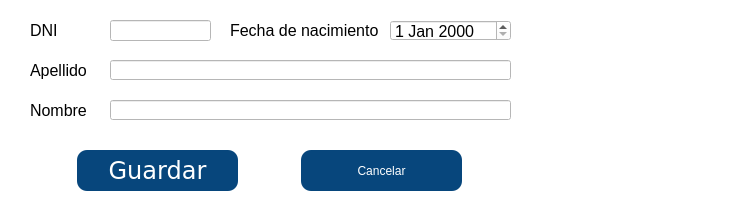
<?xml version="1.0" encoding="UTF-8"?>
<ui version="4.0">
 <class>Dialog</class>
 <widget class="QDialog" name="Dialog">
  <property name="windowModality">
   <enum>Qt::WindowModal</enum>
  </property>
  <property name="geometry">
   <rect>
    <x>0</x>
    <y>0</y>
    <width>754</width>
    <height>214</height>
   </rect>
  </property>
  <property name="minimumSize">
   <size>
    <width>754</width>
    <height>214</height>
   </size>
  </property>
  <property name="maximumSize">
   <size>
    <width>754</width>
    <height>214</height>
   </size>
  </property>
  <property name="windowTitle">
   <string>Profesor</string>
  </property>
  <property name="styleSheet">
   <string notr="true">background-color: rgb(255, 255, 255);</string>
  </property>
  <property name="modal">
   <bool>true</bool>
  </property>
  <widget class="QLabel" name="label_3">
   <property name="geometry">
    <rect>
     <x>30</x>
     <y>100</y>
     <width>61</width>
     <height>21</height>
    </rect>
   </property>
   <property name="font">
    <font>
     <pointsize>12</pointsize>
    </font>
   </property>
   <property name="text">
    <string>Nombre</string>
   </property>
  </widget>
  <widget class="QLineEdit" name="tx_apellido">
   <property name="geometry">
    <rect>
     <x>110</x>
     <y>60</y>
     <width>401</width>
     <height>20</height>
    </rect>
   </property>
   <property name="font">
    <font>
     <family>Tahoma</family>
     <pointsize>12</pointsize>
    </font>
   </property>
   <property name="text">
    <string/>
   </property>
  </widget>
  <widget class="QLabel" name="label">
   <property name="geometry">
    <rect>
     <x>30</x>
     <y>20</y>
     <width>61</width>
     <height>21</height>
    </rect>
   </property>
   <property name="font">
    <font>
     <pointsize>12</pointsize>
    </font>
   </property>
   <property name="text">
    <string>DNI</string>
   </property>
  </widget>
  <widget class="QLineEdit" name="tx_codigo">
   <property name="geometry">
    <rect>
     <x>110</x>
     <y>20</y>
     <width>101</width>
     <height>21</height>
    </rect>
   </property>
   <property name="font">
    <font>
     <family>Tahoma</family>
     <pointsize>12</pointsize>
    </font>
   </property>
   <property name="inputMask">
    <string/>
   </property>
   <property name="text">
    <string/>
   </property>
  </widget>
  <widget class="QLineEdit" name="tx_nombre">
   <property name="geometry">
    <rect>
     <x>110</x>
     <y>100</y>
     <width>401</width>
     <height>20</height>
    </rect>
   </property>
   <property name="font">
    <font>
     <family>Tahoma</family>
     <pointsize>12</pointsize>
    </font>
   </property>
   <property name="text">
    <string/>
   </property>
  </widget>
  <widget class="QLabel" name="label_2">
   <property name="geometry">
    <rect>
     <x>30</x>
     <y>60</y>
     <width>61</width>
     <height>21</height>
    </rect>
   </property>
   <property name="font">
    <font>
     <pointsize>12</pointsize>
    </font>
   </property>
   <property name="text">
    <string>Apellido</string>
   </property>
  </widget>
  <widget class="QDateEdit" name="tx_fn">
   <property name="geometry">
    <rect>
     <x>390</x>
     <y>20</y>
     <width>121</width>
     <height>21</height>
    </rect>
   </property>
   <property name="font">
    <font>
     <family>Tahoma</family>
     <pointsize>12</pointsize>
    </font>
   </property>
  </widget>
  <widget class="QLabel" name="label_4">
   <property name="geometry">
    <rect>
     <x>230</x>
     <y>20</y>
     <width>151</width>
     <height>21</height>
    </rect>
   </property>
   <property name="font">
    <font>
     <pointsize>12</pointsize>
    </font>
   </property>
   <property name="text">
    <string>Fecha de nacimiento</string>
   </property>
  </widget>
  <widget class="QLabel" name="tx_qr">
   <property name="geometry">
    <rect>
     <x>550</x>
     <y>20</y>
     <width>171</width>
     <height>171</height>
    </rect>
   </property>
   <property name="text">
    <string/>
   </property>
  </widget>
  <widget class="QWidget" name="horizontalLayoutWidget">
   <property name="geometry">
    <rect>
     <x>20</x>
     <y>150</y>
     <width>501</width>
     <height>41</height>
    </rect>
   </property>
   <layout class="QHBoxLayout" name="horizontalLayout">
    <item>
     <widget class="QPushButton" name="bt_guardar">
      <property name="maximumSize">
       <size>
        <width>161</width>
        <height>41</height>
       </size>
      </property>
      <property name="font">
       <font>
        <family>Verdana</family>
        <pointsize>18</pointsize>
        <weight>50</weight>
        <italic>false</italic>
        <bold>false</bold>
       </font>
      </property>
      <property name="focusPolicy">
       <enum>Qt::NoFocus</enum>
      </property>
      <property name="styleSheet">
       <string notr="true">background-color: rgb(7, 70, 124);
font: 18pt &quot;Verdana&quot;;
border-radius: 10px;
color: rgb(255, 255, 255);</string>
      </property>
      <property name="text">
       <string>Guardar</string>
      </property>
     </widget>
    </item>
    <item>
     <widget class="QPushButton" name="bt_cancelar">
      <property name="maximumSize">
       <size>
        <width>161</width>
        <height>41</height>
       </size>
      </property>
      <property name="focusPolicy">
       <enum>Qt::NoFocus</enum>
      </property>
      <property name="styleSheet">
       <string notr="true">background-color: rgb(7, 70, 124);
font: 18pt &quot;Verdana&quot;;
border-radius: 10px;
color: rgb(255, 255, 255);</string>
      </property>
      <property name="text">
       <string>Cancelar</string>
      </property>
     </widget>
    </item>
   </layout>
  </widget>
 </widget>
 <tabstops>
  <tabstop>tx_codigo</tabstop>
  <tabstop>tx_apellido</tabstop>
  <tabstop>tx_nombre</tabstop>
  <tabstop>tx_fn</tabstop>
 </tabstops>
 <resources/>
 <connections/>
</ui>
